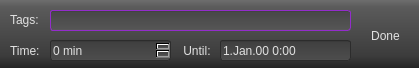
<?xml version="1.0" encoding="UTF-8"?>
<ui version="4.0">
 <class>SettingsScreen</class>
 <widget class="QWidget" name="SettingsScreen">
  <property name="geometry">
   <rect>
    <x>0</x>
    <y>0</y>
    <width>419</width>
    <height>68</height>
   </rect>
  </property>
  <property name="minimumSize">
   <size>
    <width>419</width>
    <height>68</height>
   </size>
  </property>
  <property name="maximumSize">
   <size>
    <width>419</width>
    <height>68</height>
   </size>
  </property>
  <property name="windowTitle">
   <string/>
  </property>
  <property name="autoFillBackground">
   <bool>true</bool>
  </property>
  <property name="styleSheet">
   <string notr="true">QWidget {
	background-color: qlineargradient(spread:pad, x1:0, y1:0, x2:0, y2:1, stop:0 rgba(110, 110, 110, 255), stop:0.101942 rgba(91, 91, 91, 255), stop:0.820388 rgba(60, 60, 60, 255), stop:0.990291 rgba(37, 37, 37, 255));
	color: rgb(225, 225, 225);
}
QTextBrowser, QLineEdit {
	background-color: qlineargradient(spread:pad, x1:0, y1:0, x2:0, y2:1, stop:0 rgba(37, 37, 37, 147), stop:0.0873786 rgba(60, 60, 60, 150), stop:0.932039 rgba(91, 91, 91, 148), stop:1 rgba(110, 110, 110, 148));
	border: 1px  solid rgb(147, 45, 203);
	border-radius: 3px;
}

QLCDNumber, QSpinBox, QDateTimeEdit {
	background-color: qlineargradient(spread:pad, x1:0, y1:0, x2:0, y2:1, stop:0 rgba(37, 37, 37, 147), stop:0.0873786 rgba(60, 60, 60, 150), stop:0.932039 rgba(91, 91, 91, 148), stop:1 rgba(110, 110, 110, 148));
	border: 1px  solid rgb(44, 44, 44);
	border-radius: 3px;
}

QLabel {
	background-color:rgba(255, 255, 255, 0);
}

QPushButton {
	background-color:rgba(255, 255, 255, 0);
}

QProgressBar {
	background-color: rgb(44, 44, 44);
	border: 1px  solid rgb(44, 44, 44);
	margin: 8px, 8px;
	color:rgba(255, 255, 255, 0);
}
QProgressBar::chunk {
	background-color: rgb(147, 45, 203);
}</string>
  </property>
  <widget class="QLabel" name="label">
   <property name="geometry">
    <rect>
     <x>10</x>
     <y>10</y>
     <width>59</width>
     <height>20</height>
    </rect>
   </property>
   <property name="styleSheet">
    <string notr="true"/>
   </property>
   <property name="text">
    <string>Tags:</string>
   </property>
  </widget>
  <widget class="QLineEdit" name="TagsSet">
   <property name="geometry">
    <rect>
     <x>50</x>
     <y>10</y>
     <width>301</width>
     <height>21</height>
    </rect>
   </property>
  </widget>
  <widget class="QLabel" name="label_2">
   <property name="geometry">
    <rect>
     <x>10</x>
     <y>40</y>
     <width>59</width>
     <height>21</height>
    </rect>
   </property>
   <property name="text">
    <string>Time:</string>
   </property>
  </widget>
  <widget class="QSpinBox" name="MinSet">
   <property name="geometry">
    <rect>
     <x>50</x>
     <y>40</y>
     <width>121</width>
     <height>21</height>
    </rect>
   </property>
   <property name="correctionMode">
    <enum>QAbstractSpinBox::CorrectToNearestValue</enum>
   </property>
   <property name="suffix">
    <string> min</string>
   </property>
   <property name="maximum">
    <number>4320</number>
   </property>
  </widget>
  <widget class="QLabel" name="label_3">
   <property name="geometry">
    <rect>
     <x>180</x>
     <y>40</y>
     <width>41</width>
     <height>21</height>
    </rect>
   </property>
   <property name="text">
    <string> Until:</string>
   </property>
  </widget>
  <widget class="QPushButton" name="DoneSet">
   <property name="geometry">
    <rect>
     <x>350</x>
     <y>20</y>
     <width>71</width>
     <height>32</height>
    </rect>
   </property>
   <property name="text">
    <string>Done</string>
   </property>
   <property name="flat">
    <bool>true</bool>
   </property>
  </widget>
  <widget class="QDateTimeEdit" name="TimeSet">
   <property name="geometry">
    <rect>
     <x>220</x>
     <y>40</y>
     <width>131</width>
     <height>21</height>
    </rect>
   </property>
   <property name="frame">
    <bool>true</bool>
   </property>
   <property name="readOnly">
    <bool>true</bool>
   </property>
   <property name="buttonSymbols">
    <enum>QAbstractSpinBox::NoButtons</enum>
   </property>
   <property name="accelerated">
    <bool>false</bool>
   </property>
   <property name="keyboardTracking">
    <bool>false</bool>
   </property>
   <property name="date">
    <date>
     <year>2000</year>
     <month>1</month>
     <day>1</day>
    </date>
   </property>
   <property name="displayFormat">
    <string>d.MMM.yy h:mm</string>
   </property>
  </widget>
 </widget>
 <resources/>
 <connections/>
</ui>
